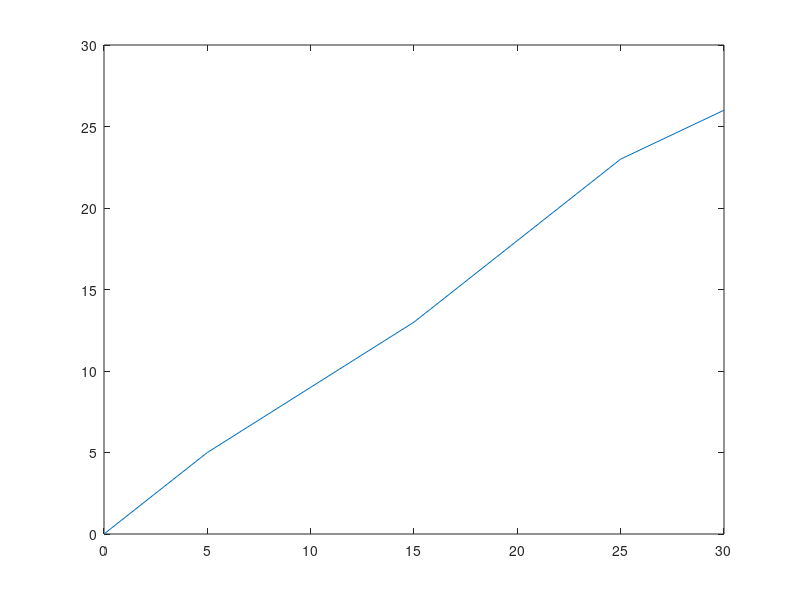

This chart was generated by the following MATLAB code: (Note: this script raises an error after producing the figure.)
anglesDesired = 0:5:30;
anglesActual = [0;5;9;13;18;23;26];

plot(anglesDesired,anglesActual);



fun = @myfunc;
X = fsolve(fun,15);

function y = myfunc(x)

    desiredAngle = 14.89;
% Coefficients:
  p1 = -0.0014286;
  p2 = 0.92143;
  p3 = 0.071429;

    y = p1*x^2 + p2*x + p3 - desiredAngle;
end




